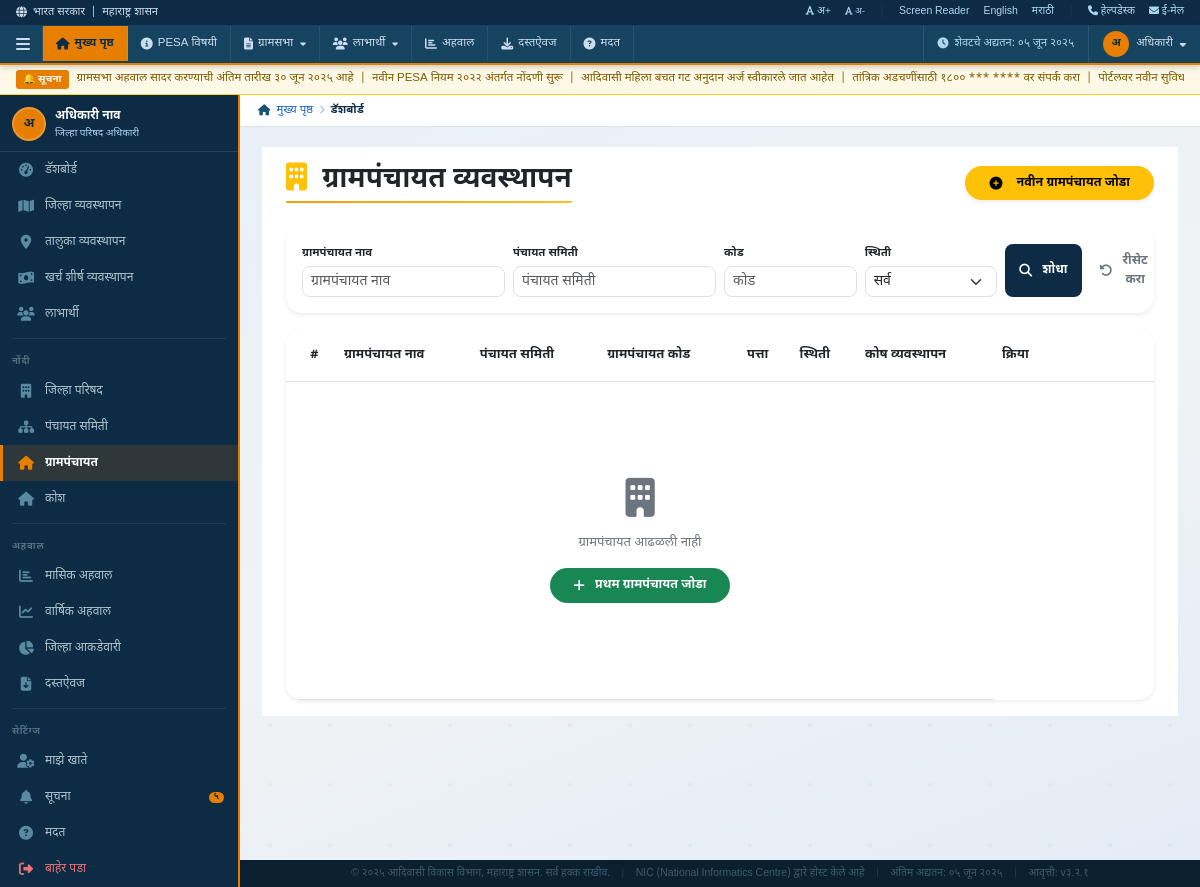
Page /Kosh/Kosh-Manage-Grampanchayat/ (signed in) on the earlier database version.
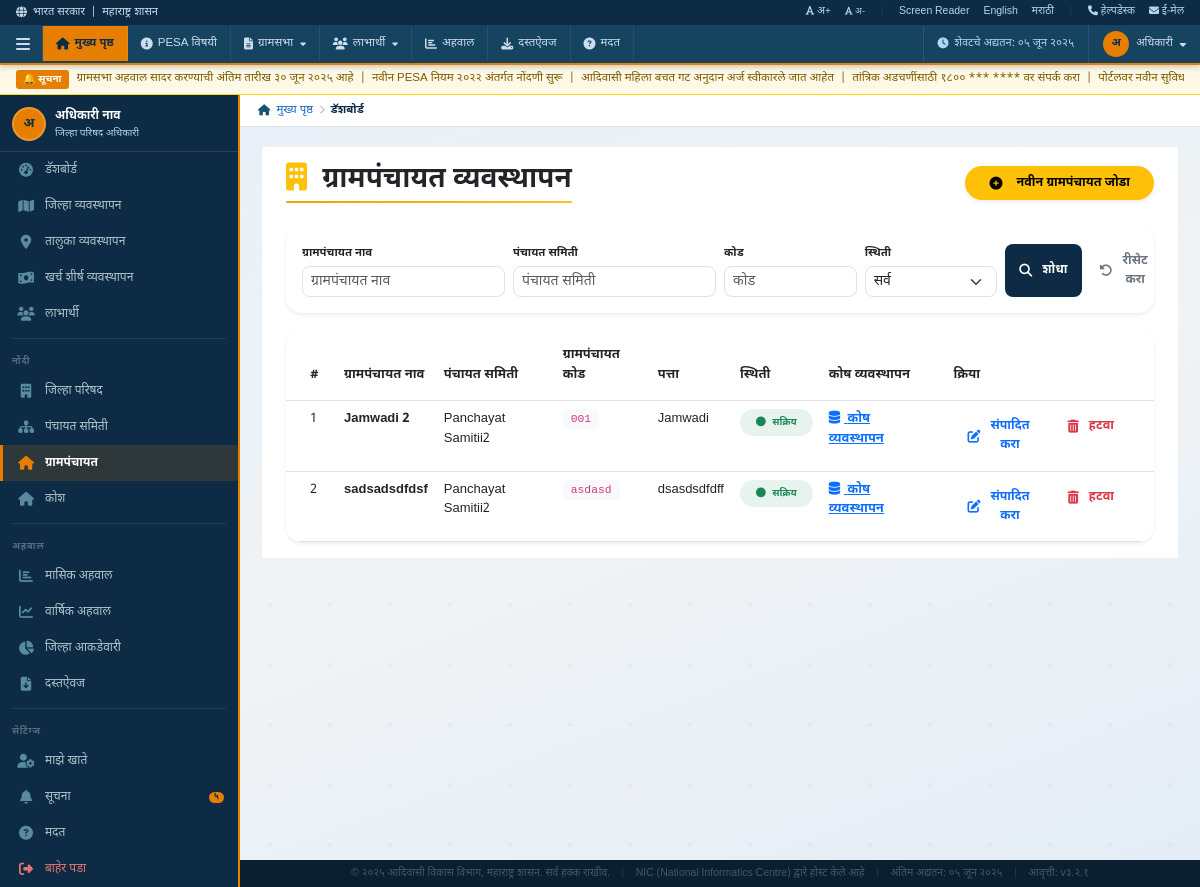
Same page on the later database version.
### Kosh/models.py (models this page shows, shortened)
class GramPanchayat(models.Model):
    STATUS_CHOICES = (
        ('Active', 'Active'),
        ('Inactive', 'Inactive'),
    )
    panchayat_samiti = models.ForeignKey(Panchayat_Samiti,on_delete=models.SET_NULL,null=True,blank=True, related_name='gram_panchayats')
    gram_panchayat_name = models.CharField(max_length=255,null=True,blank=True)
    gram_panchayat_code = models.CharField(max_length=50,null=True,blank=True)
    address = models.TextField(null=True,blank=True)
    status = models.CharField(max_length=20,choices=STATUS_CHOICES,default='Active',null=True,blank=True)
    is_deleted = models.BooleanField(default=False,null=True,blank=True)
    deleted_date = models.DateTimeField(null=True,blank=True)
    created_at = models.DateTimeField(auto_now_add=True,null=True,blank=True)
    updated_at = models.DateTimeField(auto_now=True,null=True,blank=True)

### PanchayatSamiti/models.py (models this page shows)
class Panchayat_Samiti(models.Model):
    STATUS_CHOICES = (
        ('Active', 'Active'),
        ('Inactive', 'Inactive'),
    )
    zilla_parishad = models.ForeignKey(Zilla_Parishad,on_delete=models.SET_NULL,null=True,blank=True, related_name='panchayat_samitis')
    panchayat_samiti_name = models.CharField(max_length=255,null=True,blank=True)
    panchayat_samiti_code = models.CharField(max_length=255,unique=True,null=True,blank=True)
    taluka = models.ForeignKey(Taluka,on_delete=models.SET_NULL,null=True,blank=True,related_name='panchayat_samitis')
    status = models.CharField(max_length=20,choices=STATUS_CHOICES,default='Active',null=True,blank=True)
    created_at = models.DateTimeField(auto_now_add=True,null=True,blank=True)
    updated_at = models.DateTimeField(auto_now=True,null=True,blank=True)

### Kosh/views.py (the view, shortened to what this page needs)
# urls.py: path('Kosh-Manage-Grampanchayat/',views.Kosh_Manage_Grampanchayat,name='Kosh-Manage-Grampanchayat'),
def Kosh_Manage_Grampanchayat(request):
    if not request.session.get('superuser_id'):
        return redirect('SuperUser-Login')
    try:
        user = Super_User.objects.get(
            id=request.session.get('superuser_id'),
            status='Active'
        )
    except Super_User.DoesNotExist:
        request.session.flush()
        return redirect('SuperUser-Login')
    all_panchayat_samitis = Panchayat_Samiti.objects.filter(status='Active').order_by('panchayat_samiti_name')
    gram_panchayat_name = request.GET.get('gram_panchayat_name', '').strip()
    panchayat_samiti_name = request.GET.get('panchayat_samiti_name', '').strip()
    gram_panchayat_code = request.GET.get('gram_panchayat_code', '').strip()
    status_filter = request.GET.get('status', 'all')
    reset = request.GET.get('reset', '')
    if reset:
        gram_panchayat_name = ''
        panchayat_samiti_name = ''
        gram_panchayat_code = ''
        status_filter = 'all'
    grampanchayats = GramPanchayat.objects.filter(is_deleted=False).select_related('panchayat_samiti').all()
    total_grampanchayats = grampanchayats.count()
    active_count = grampanchayats.filter(status='Active').count()
    if status_filter == 'active':
        grampanchayats = grampanchayats.filter(status='Active')
    elif status_filter == 'inactive':
        grampanchayats = grampanchayats.filter(status='Inactive')
    if gram_panchayat_name:
        grampanchayats = grampanchayats.filter(gram_panchayat_name__icontains=gram_panchayat_name)
    if panchayat_samiti_name:
        grampanchayats = grampanchayats.filter(panchayat_samiti__panchayat_samiti_name__icontains=panchayat_samiti_name)
    if gram_panchayat_code:
        grampanchayats = grampanchayats.filter(gram_panchayat_code__icontains=gram_panchayat_code)
    filtered_count = grampanchayats.count()
    grampanchayats = grampanchayats.order_by('-id')
    paginator = Paginator(grampanchayats, 15)
    page_number = request.GET.get('page', 1)
    grampanchayats_page = paginator.get_page(page_number)
    start_index = (grampanchayats_page.number - 1) * paginator.per_page + 1
    context = {
        'user': user,
        'grampanchayats': grampanchayats_page,
        'total_grampanchayats': total_grampanchayats,
        'filtered_count': filtered_count,
        'active_count': active_count,
        'start_index': start_index,
        'gram_panchayat_name': gram_panchayat_name,
        'panchayat_samiti_name': panchayat_samiti_name,
        'gram_panchayat_code': gram_panchayat_code,
        'status_filter': status_filter,
        'all_panchayat_samitis': all_panchayat_samitis,
    }
    return render(request, 'Kosh-Manage-Grampanchayat.html', context)

### Kosh/templates/Kosh-Manage-Grampanchayat.html (shortened to what the changed rows need)
{% extends 'Superuser-base.html' %}
{% load static %}
{% block content %}
<div class="container-fluid px-4 py-3 bg-white">
  <div class="card border-0 shadow-sm rounded-4">
    <div class="card-body p-0 overflow-auto">
      <table class="table table-hover mb-0">
        <thead class="bg-light">
          <tr>
            <th class="ps-4 py-3" style="width: 50px;">#</th>
            <th class="py-3">ग्रामपंचायत नाव</th>
            <th class="py-3">पंचायत समिती</th>
            <th class="py-3">ग्रामपंचायत कोड</th>
            <th class="py-3">पत्ता</th>
            <th class="py-3">स्थिती</th>
            <th class="py-3">कोष व्यवस्थापन</th>
            <th class="pe-4 py-3" style="width: 160px;">क्रिया</th>
          </tr>
        </thead>
        <tbody>
          {% if grampanchayats %}
            {% for gp in grampanchayats %}
            <tr>
              <td class="ps-4">{{ forloop.counter0|add:start_index|default:forloop.counter }}</td>
              <td class="fw-semibold">{{ gp.gram_panchayat_name|default:"—" }}</td>
              <td>{{ gp.panchayat_samiti.panchayat_samiti_name|default:"—" }}</td>
              <td><code class="bg-light px-2 py-1 rounded">{{ gp.gram_panchayat_code|default:"—" }}</code></td>
              <td>{{ gp.address|default:"—"|truncatechars:50 }}</td>
              <td>
                {% if gp.status == 'Active' %}
                  <span class="badge bg-success bg-opacity-10 text-success px-3 py-2 rounded-pill">
                    <i class="fas fa-circle fs-10 me-1"></i> सक्रिय
                  </span>
                {% else %}
                  <span class="badge bg-danger bg-opacity-10 text-danger px-3 py-2 rounded-pill">
                    <i class="fas fa-circle fs-10 me-1"></i> निष्क्रिय
                  </span>
                {% endif %}
              </td>
            <td class="pe-4">
                <div class="d-flex gap-2">
                  <a href="{% url 'Kosh-Management' gp.id %}"
                     class="fw-bold">
                    <i class="fas fa-database me-1"></i> कोष व्यवस्थापन
                </a>
            </div>
                </td>
              <td class="pe-4">
                <div class="d-flex gap-2">
                  <button class="btn btn-sm btn-outline-primary "
                          data-bs-toggle="modal" data-bs-target="#editModal{{ gp.id }}">
                    <i class="fas fa-edit me-1"></i> संपादित करा
                  </button>
                  <form method="POST" action="{% url 'Kosh-Manage-Grampanchayat' %}"
                        style="display: inline;"
                        onsubmit="return confirm('⚠️ कृपया खात्री करा? ही ग्रामपंचायत कायमची हटविली जाईल!');">
                    <button type="submit" class="btn btn-sm btn-outline-danger rounded-pill px-3">
                      <i class="fas fa-trash-alt me-1"></i> हटवा
                    </button>
                  </form>
                </div>
              </td>
            </tr>
            {% endfor %}
          {% else %}
            <tr>
              <td colspan="7" class="text-center py-5">
                <div class="py-5">
                  <i class="fas fa-building fa-3x text-secondary mb-3 d-block"></i>
                  <p class="text-secondary mb-3">ग्रामपंचायत आढळली नाही</p>
                  <button type="button" class="btn btn-success text-white rounded-pill px-4" data-bs-toggle="modal" data-bs-target="#addModal">
                    <i class="fas fa-plus me-1"></i> प्रथम ग्रामपंचायत जोडा
                  </button>
                </div>
              </td>
            </tr>
          {% endif %}
        </tbody>
      </table>
    </div>
  </div>
</div>
{% endblock %}

Differences in the rows shown:
added GramPanchayat: gram_panchayat_name "Jamwadi 2", panchayat_samiti.panchayat_samiti_name "Panchayat Samitii2", gram_panchayat_code "001", address "Jamwadi", status "Active" (drawn)
added GramPanchayat: gram_panchayat_name "sadsadsdfdsf", panchayat_samiti.panchayat_samiti_name "Panchayat Samitii2", gram_panchayat_code "asdasd", address "dsasdsdfdff", status "Active" (drawn)
Other differences:
text no longer shown: "ग्रामपंचायत आढळली नाही प्रथम ग्रामपंचायत जोडा"
